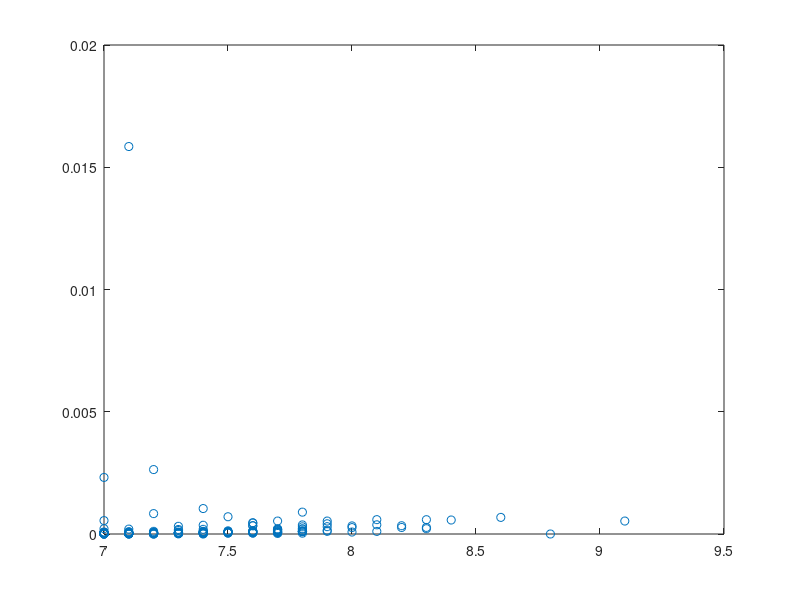
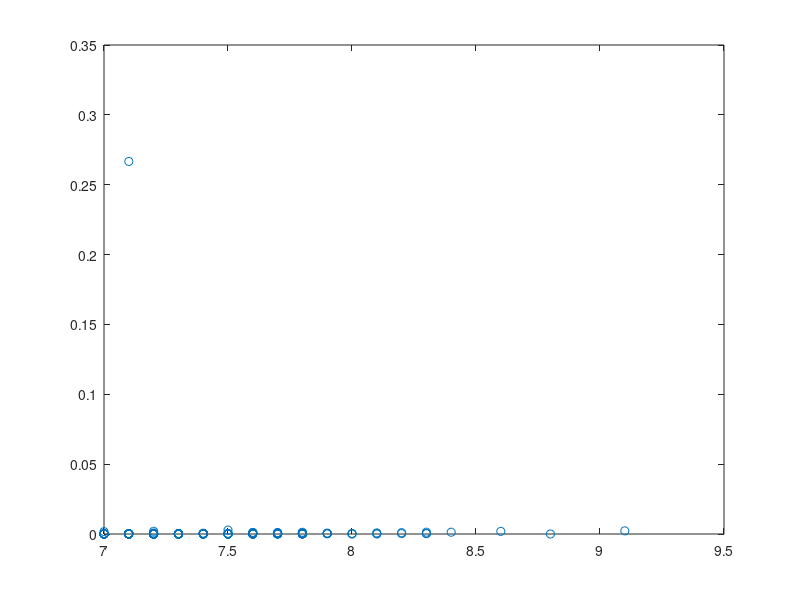

Here is the MATLAB script that generated these plots, in order: (Note: this script raises an error after producing the figures.)

clc, clear

load num_eq_data.mat
load peak_ground_data.mat

% Plots the Peak ground velocity and acceleration by the magnitude of the
% teleseism
figure(1)
plot(magvec{9}', PGV, 'o')

figure(2)
plot(magvec{9}', PGA, 'o')

% Determining the distance from the station to the teleseism
deglen = distance(lavec{9}, lovec{9}, 34.7379, -98.7807);

kmlen = deg2km(deglen);

% Plotting the distance from the station to the teleseism by the peak
% ground velocity and the peak ground acceleration 
figure(3)
plot(kmlen', PGV, 'o')

figure(4)
plot(kmlen', PGA, 'o')